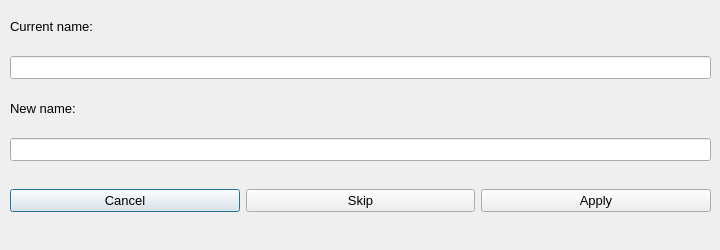
<?xml version="1.0" encoding="UTF-8"?>
<ui version="4.0">
 <class>NameDialog</class>
 <widget class="QDialog" name="NameDialog">
  <property name="geometry">
   <rect>
    <x>0</x>
    <y>0</y>
    <width>720</width>
    <height>250</height>
   </rect>
  </property>
  <property name="sizePolicy">
   <sizepolicy hsizetype="Fixed" vsizetype="Fixed">
    <horstretch>0</horstretch>
    <verstretch>0</verstretch>
   </sizepolicy>
  </property>
  <property name="minimumSize">
   <size>
    <width>720</width>
    <height>250</height>
   </size>
  </property>
  <property name="maximumSize">
   <size>
    <width>720</width>
    <height>250</height>
   </size>
  </property>
  <property name="font">
   <font>
    <pointsize>10</pointsize>
   </font>
  </property>
  <property name="windowTitle">
   <string>Manual rename</string>
  </property>
  <property name="windowIcon">
   <iconset>
    <normaloff>../img/icon.ico</normaloff>../img/icon.ico</iconset>
  </property>
  <property name="locale">
   <locale language="English" country="UnitedStates"/>
  </property>
  <widget class="QWidget" name="verticalLayoutWidget">
   <property name="geometry">
    <rect>
     <x>10</x>
     <y>10</y>
     <width>701</width>
     <height>151</height>
    </rect>
   </property>
   <property name="locale">
    <locale language="English" country="UnitedStates"/>
   </property>
   <layout class="QVBoxLayout" name="verticalLayout">
    <property name="spacing">
     <number>13</number>
    </property>
    <item>
     <widget class="QLabel" name="label_cur_name">
      <property name="font">
       <font>
        <pointsize>10</pointsize>
       </font>
      </property>
      <property name="locale">
       <locale language="English" country="UnitedStates"/>
      </property>
      <property name="text">
       <string>Current name:</string>
      </property>
     </widget>
    </item>
    <item>
     <widget class="QLineEdit" name="lineEdit_cur_name">
      <property name="font">
       <font>
        <pointsize>10</pointsize>
       </font>
      </property>
      <property name="locale">
       <locale language="English" country="UnitedStates"/>
      </property>
      <property name="readOnly">
       <bool>true</bool>
      </property>
     </widget>
    </item>
    <item>
     <widget class="QLabel" name="label_new_name">
      <property name="font">
       <font>
        <pointsize>10</pointsize>
       </font>
      </property>
      <property name="locale">
       <locale language="English" country="UnitedStates"/>
      </property>
      <property name="text">
       <string>New name:</string>
      </property>
     </widget>
    </item>
    <item>
     <widget class="QLineEdit" name="lineEdit_new_name">
      <property name="font">
       <font>
        <pointsize>10</pointsize>
       </font>
      </property>
      <property name="locale">
       <locale language="English" country="UnitedStates"/>
      </property>
     </widget>
    </item>
   </layout>
  </widget>
  <widget class="QWidget" name="horizontalLayoutWidget">
   <property name="geometry">
    <rect>
     <x>10</x>
     <y>170</y>
     <width>701</width>
     <height>61</height>
    </rect>
   </property>
   <layout class="QHBoxLayout" name="horizontalLayout">
    <item>
     <widget class="QPushButton" name="pushButton_cancel">
      <property name="font">
       <font>
        <pointsize>10</pointsize>
       </font>
      </property>
      <property name="locale">
       <locale language="English" country="UnitedStates"/>
      </property>
      <property name="text">
       <string>Cancel</string>
      </property>
     </widget>
    </item>
    <item>
     <widget class="QPushButton" name="pushButton_skip">
      <property name="font">
       <font>
        <pointsize>10</pointsize>
       </font>
      </property>
      <property name="locale">
       <locale language="English" country="UnitedStates"/>
      </property>
      <property name="text">
       <string>Skip</string>
      </property>
     </widget>
    </item>
    <item>
     <widget class="QPushButton" name="pushButton_apply">
      <property name="font">
       <font>
        <pointsize>10</pointsize>
       </font>
      </property>
      <property name="locale">
       <locale language="English" country="UnitedStates"/>
      </property>
      <property name="text">
       <string>Apply</string>
      </property>
     </widget>
    </item>
   </layout>
  </widget>
 </widget>
 <resources/>
 <connections/>
</ui>
